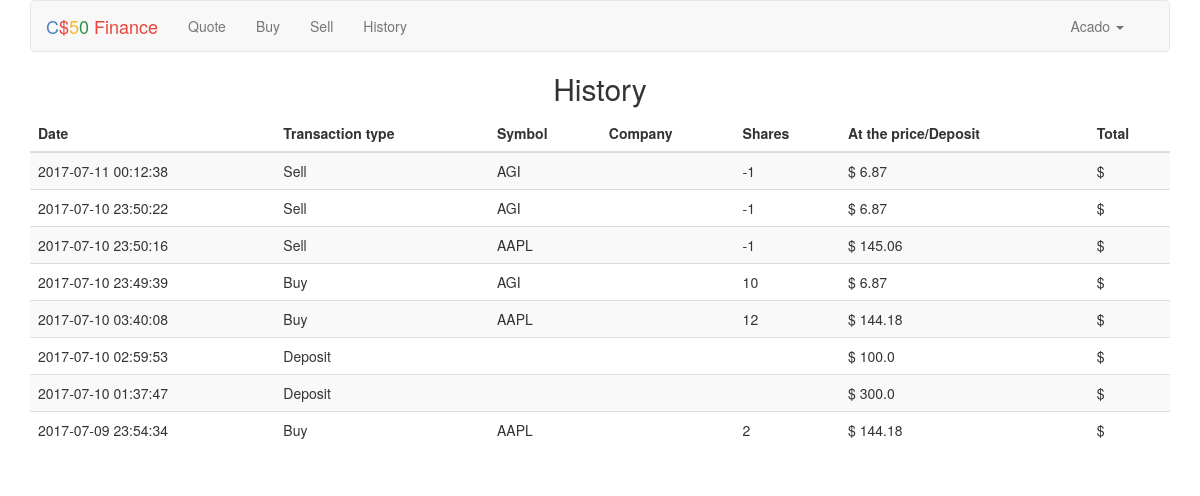
The app's page /history (signed in) with its own data.
### tables this page shows
CREATE TABLE 'transactions' ('timestamp' DATETIME NOT NULL DEFAULT CURRENT_TIMESTAMP, 'users_id' INTEGER NOT NULL, 'type' TEXT NOT NULL CHECK (type IN ('buy', 'sell', 'deposit')), 'symbol' TEXT, 'price_deposit' REAL, 'shares' NUMERIC, 'id' INTEGER PRIMARY KEY AUTOINCREMENT NOT NULL, FOREIGN KEY(users_id) REFERENCES users(id));

### application.py (the view)
@app.route("/history")
@login_required
def history():
    try:
        rows = db.execute("SELECT timestamp, type, symbol, price_deposit, shares FROM transactions WHERE users_id=:user_id ORDER BY timestamp DESC", user_id=session["user_id"])
        if len(rows) < 1:
            return apology("There are no transactions")
    except RuntimeError:
        return apology("RuntimeError database")
    return render_template("history.html", rows=rows)

### helpers.py (called while the page is built)
def login_required(f):
    @wraps(f)
    def decorated_function(*args, **kwargs):
        if session.get("user_id") is None:
            return redirect(url_for("login", next=request.url))
        return f(*args, **kwargs)
    return decorated_function

### pset7/finance/templates/history.html (shortened to what this page needs)
{% extends "layout.html" %}
{% block main %}
    <h2>History</h2>
    <table class="table table-striped">
        <thead>
            <tr>
                <th>Date</th>
                <th>Transaction type</th>
                <th>Symbol</th>
                <th>Company</th>
                <th>Shares</th>
                <th>At the price/Deposit</th>
                <th>Total</th>
            </tr>
        </thead>
        <tbody>
            {% for row in rows %}
                <tr>
                    <td>{{ row["timestamp"] }}</td>
                    <td>{{ row["type"] | capitalize() }}</td>
                    <td>{%if row["symbol"] %} {{ row["symbol"] }} {%endif%}</td>
                    <td>{{ row["company"] }}</td>
                    <td>{%if row["shares"] %} {{ row["shares"] }} {%endif%}</td>
                    <td>&#36; {{ row["price_deposit"] }}</td>
                    <td>&#36; {{ row["total"] }}</td>
                </tr>
            {% endfor %}
        </tbody>
    </table>
{% endblock %}

### pset7/finance/templates/layout.html (shortened to what this page needs)
<!DOCTYPE html>
<html lang="en">
    <head>
        <link href="https://maxcdn.bootstrapcdn.com/bootstrap/3.3.7/css/bootstrap.min.css" rel="stylesheet"/>
        <link href="{{ url_for('static', filename='styles.css') }}" rel="stylesheet"/>
    </head>
    <body>
        <div class="container">
            <nav class="navbar navbar-default">
                <div class="container-fluid">
                    <div class="navbar-header">
                        <a class="navbar-brand" href="{{ url_for('index') }}"><span class="blue">C</span><span class="red">$</span><span class="yellow">5</span><span class="green">0</span> <span class="red">Finance</span></a>
                    </div>
                    <div class="collapse navbar-collapse" id="navbar">
                        {% if session.user_id %}
                            <ul class="nav navbar-nav">
                                <li><a href="{{ url_for('quote') }}">Quote</a></li>
                                <li><a href="{{ url_for('buy') }}">Buy</a></li>
                                <li><a href="{{ url_for('sell') }}">Sell</a></li>
                                <li><a href="{{ url_for('history') }}">History</a></li>
                            </ul>
                            <ul class="nav navbar-nav pull-right">
                                <li class="dropdown">
                                    <a href="#" data-toggle="dropdown" class="dropdown-toggle">{{ session["username"] | capitalize() }} <b class="caret"></b></a>
                                </li>
                            </ul>
                        {% else %}
                            <ul class="nav navbar-nav navbar-right">
                                <li><a href="{{ url_for('register') }}">Register</a></li>
                                <li><a href="{{ url_for('logout') }}">Log In</a></li>
                            </ul>
                        {% endif %}
                    </div>
                </div>
            </nav>
            <main>
                {% block main %}{% endblock %}
            </main>
        </div>
    </body>
</html>

### pset7/finance/static/styles.css (style rules this page uses)
.container { margin-left: auto; margin-right: auto; text-align: center; }
.navbar-default .navbar-brand .blue { color: #537fbe; }
.navbar-default .navbar-brand .red { color: #ea433b; }
.navbar-default .navbar-brand .yellow { color: #f5b82e; }
.navbar-default .navbar-brand .green { color: #2e944b; }
main td { text-align: left; }

### records on screen
transactions: timestamp "2017-07-11 00:12:38", type "Sell", symbol "AGI", shares "-1", price_deposit "6.87"
transactions: timestamp "2017-07-10 23:50:22", type "Sell", symbol "AGI", shares "-1", price_deposit "6.87"
transactions: timestamp "2017-07-10 23:50:16", type "Sell", symbol "AAPL", shares "-1", price_deposit "145.06"
transactions: timestamp "2017-07-10 23:49:39", type "Buy", symbol "AGI", shares "10", price_deposit "6.87"
transactions: timestamp "2017-07-10 03:40:08", type "Buy", symbol "AAPL", shares "12", price_deposit "144.18"
transactions: timestamp "2017-07-10 02:59:53", type "Deposit", price_deposit "100.0"
transactions: timestamp "2017-07-10 01:37:47", type "Deposit", price_deposit "300.0"
transactions: timestamp "2017-07-09 23:54:34", type "Buy", symbol "AAPL", shares "2", price_deposit "144.18"

### other values on screen
{{ session["username"] | capitalize() }} "Acado"
